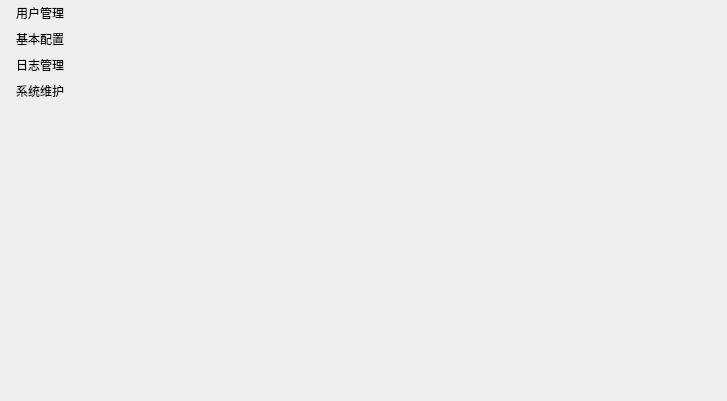
<?xml version="1.0" encoding="UTF-8"?>
<ui version="4.0">
 <class>settingsDlg</class>
 <widget class="QWidget" name="settingsDlg">
  <property name="geometry">
   <rect>
    <x>0</x>
    <y>0</y>
    <width>727</width>
    <height>401</height>
   </rect>
  </property>
  <property name="windowTitle">
   <string>Form</string>
  </property>
  <layout class="QHBoxLayout" name="horizontalLayout">
   <property name="spacing">
    <number>10</number>
   </property>
   <property name="leftMargin">
    <number>0</number>
   </property>
   <property name="topMargin">
    <number>0</number>
   </property>
   <property name="rightMargin">
    <number>0</number>
   </property>
   <property name="bottomMargin">
    <number>0</number>
   </property>
   <item>
    <widget class="QFrame" name="left_bar">
     <layout class="QVBoxLayout" name="verticalLayout">
      <property name="spacing">
       <number>0</number>
      </property>
      <property name="leftMargin">
       <number>0</number>
      </property>
      <property name="topMargin">
       <number>0</number>
      </property>
      <property name="rightMargin">
       <number>0</number>
      </property>
      <property name="bottomMargin">
       <number>0</number>
      </property>
      <item>
       <widget class="QPushButton" name="btn_user">
        <property name="text">
         <string>用户管理</string>
        </property>
        <property name="checkable">
         <bool>true</bool>
        </property>
        <property name="flat">
         <bool>true</bool>
        </property>
       </widget>
      </item>
      <item>
       <widget class="QPushButton" name="btn_setting">
        <property name="text">
         <string>基本配置</string>
        </property>
        <property name="checkable">
         <bool>true</bool>
        </property>
        <property name="flat">
         <bool>true</bool>
        </property>
       </widget>
      </item>
      <item>
       <widget class="QPushButton" name="btn_log">
        <property name="text">
         <string>日志管理</string>
        </property>
        <property name="checkable">
         <bool>true</bool>
        </property>
        <property name="flat">
         <bool>true</bool>
        </property>
       </widget>
      </item>
      <item>
       <widget class="QPushButton" name="btn_system">
        <property name="text">
         <string>系统维护</string>
        </property>
        <property name="checkable">
         <bool>true</bool>
        </property>
        <property name="flat">
         <bool>true</bool>
        </property>
       </widget>
      </item>
      <item>
       <spacer name="verticalSpacer">
        <property name="orientation">
         <enum>Qt::Vertical</enum>
        </property>
        <property name="sizeHint" stdset="0">
         <size>
          <width>20</width>
          <height>40</height>
         </size>
        </property>
       </spacer>
      </item>
     </layout>
    </widget>
   </item>
   <item>
    <widget class="QStackedWidget" name="stackedWidget">
     <widget class="QWidget" name="page"/>
     <widget class="QWidget" name="page_2"/>
    </widget>
   </item>
  </layout>
 </widget>
 <resources/>
 <connections/>
</ui>
